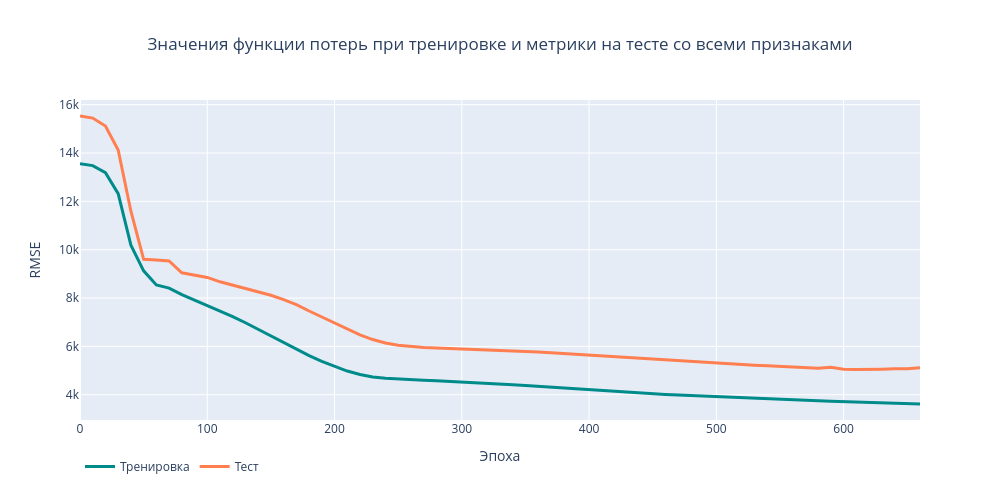
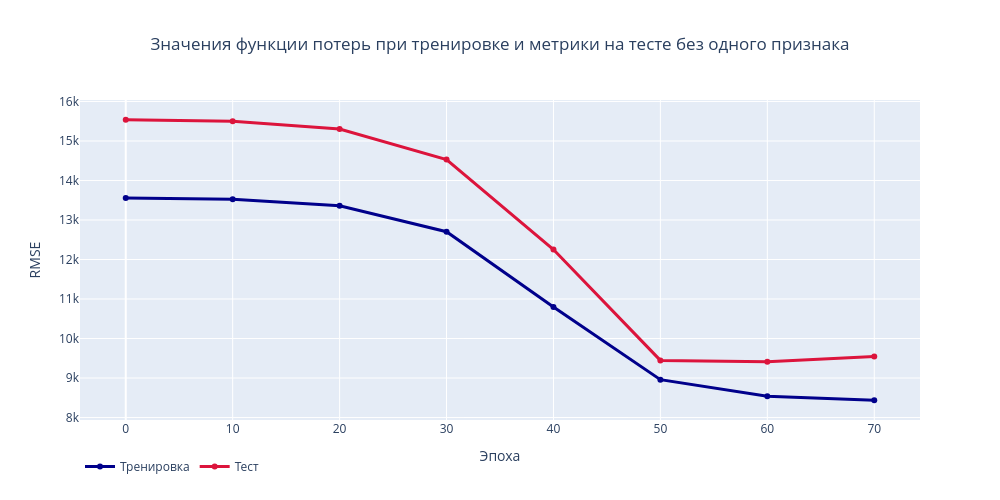

Here is the notebook cell these charts were saved with, in order:
### Code cell
# просмотр процесса обучения сетей с большим количеством слоёв
fit_plot(train_loss_ext, test_metric_ext)
fit_plot(abb_train_loss_ext, abb_test_metric_ext, 1)
